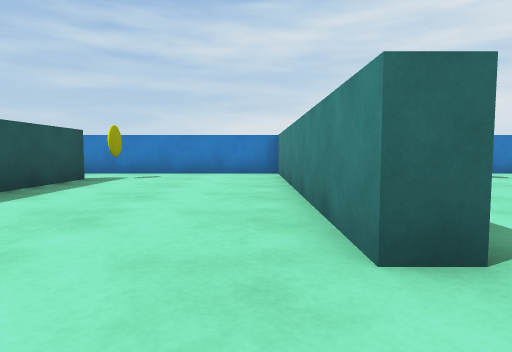
View 1 (above)

16 first-person views from a walk through a scene from a Unity 3-D project. The camera is 0.54 m above the floor, tilts 4° down and sees 75° across. The floor is counted in squares, 1 m on a side. Each view is taken from the middle of a square. On the plan, view 1 faces up. The plan holds only what a view shows up to about 9 squares ahead; the rest is blank. The place goes on beyond the plan. The player character is not drawn. Surface patterns are stand-ins for the level's own textures.

View 2
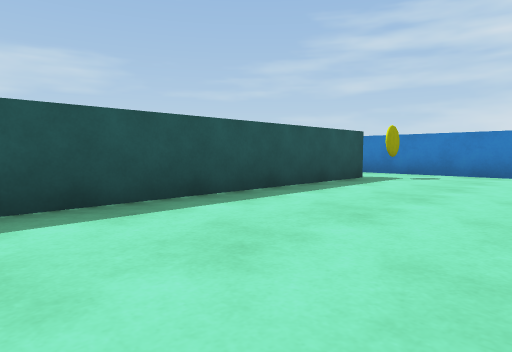

View 3
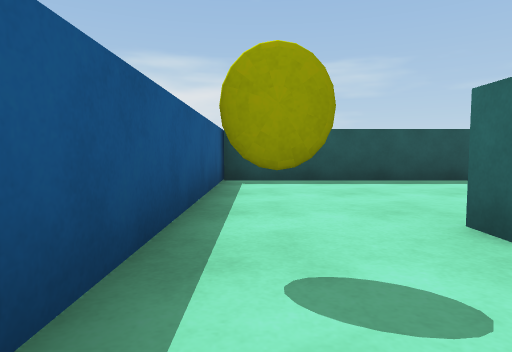

View 4
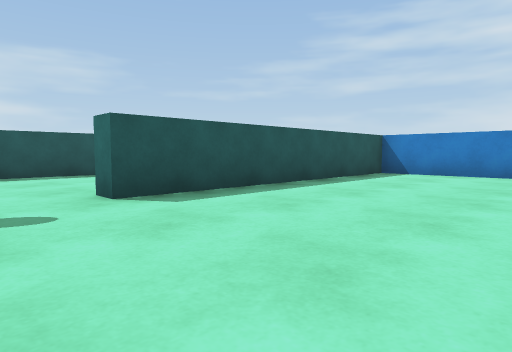

View 5
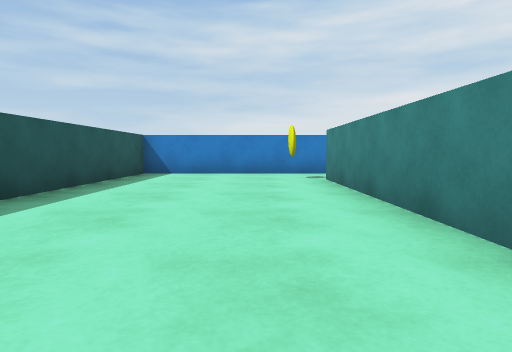

View 6
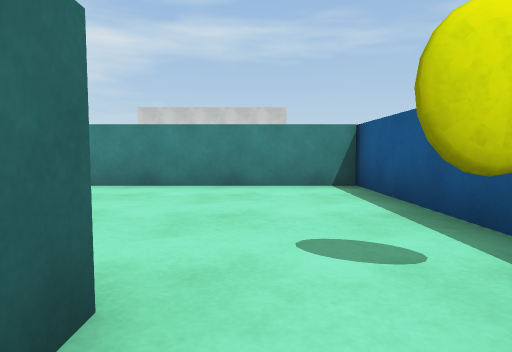

View 7
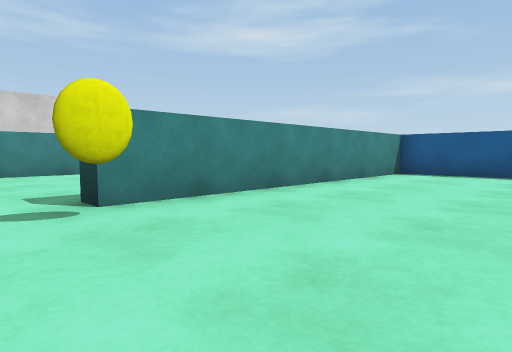

View 8
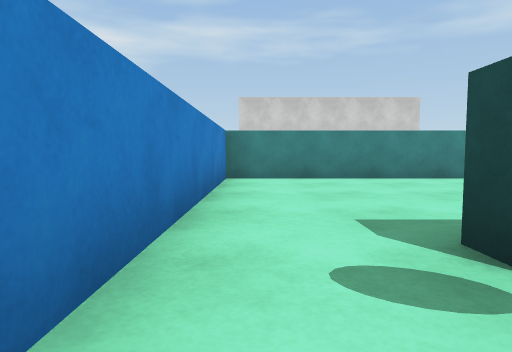

View 9
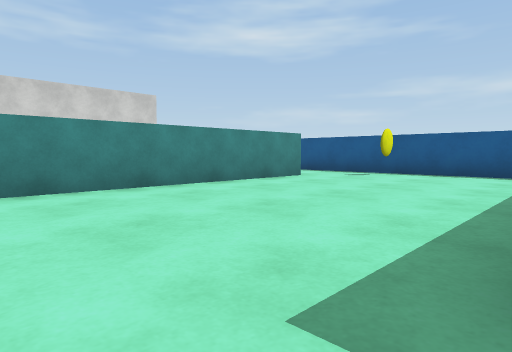

View 10
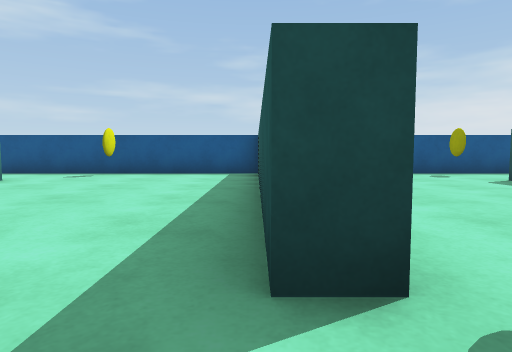

View 11
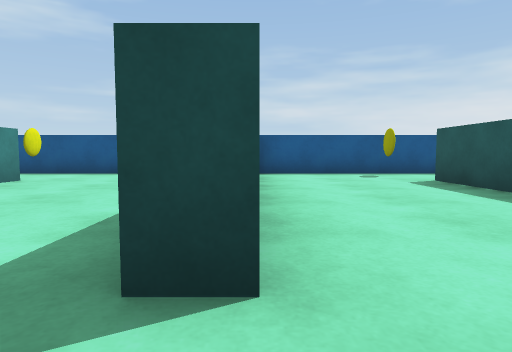

View 12
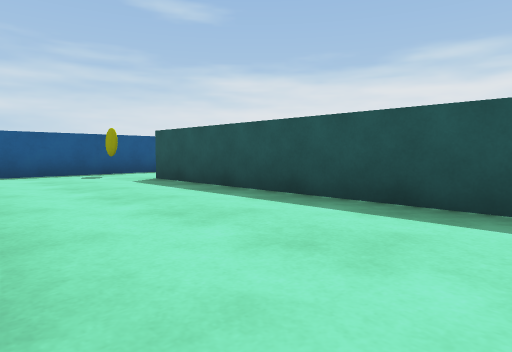

View 13
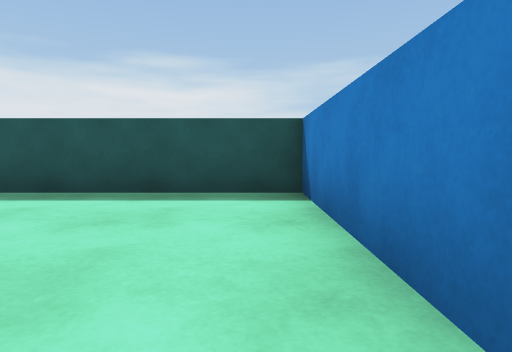

View 14
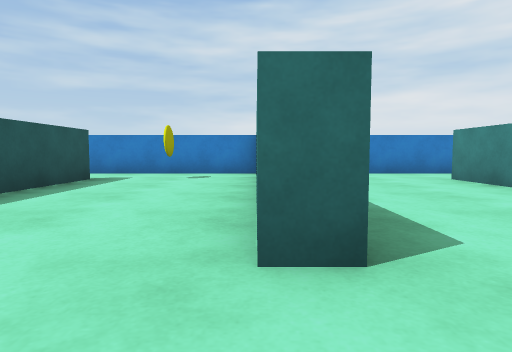

View 15
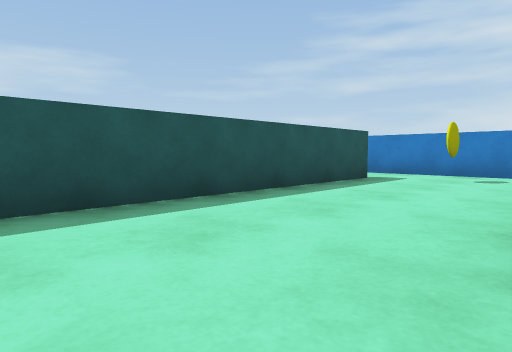

View 16
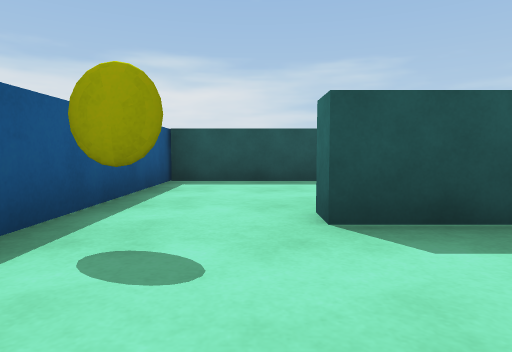

### Floor plan
Points are (right, up) in squares from view 1. A wall is a line through its corners. A room is listed if a view was taken in it or the views show most of it. See-through windows are left out.
Room 1 (views 1, 2, 6, 11, 12, 13)
walls: (-4, 6.8) (-3.5, 6.8) (-3.5, -0.6); (0.6, 1.5) (0.6, 8.4); (-3.8, -0.7) (0.4, -0.7); (0.6, 8.6) (-4.6, 8.6)
ways out: opening at (1, 1) to room 2; opening at (-3.5, 8) to room 5
Room 2 (views 3, 4, 5, 7, 8)
walls: (5.5, 8.6) (1.1, 8.6) (1.1, 1.5) (0.6, 1.5); (0.4, -0.7) (5.4, -0.7) (5.4, 6.8)
ways out: opening at (1, 1) to room 1; opening at (6, 8) to room 3
Room 3 (views 9, 10)
walls: (10.9, 1.5) (10.9, 8.6) (5.5, 8.6); (5.4, 6.8) (5.9, 6.8) (5.9, 2); (5.9, -0.7) (11.5, -0.7)
ways out: opening at (6, 8) to room 2
Room 4 (views 14, 15)
walls: (-11.4, 6.9) (-11.4, -0.7) (-7.4, -0.7); (-7.9, 8.6) (-12.4, 8.6)
ways out: opening at (-8, 1) to room 5; opening at (-12, 7.5)
Room 5 (view 16)
walls: (-4, 5.1) (-4, 6.8); (-4.6, 8.6) (-7.5, 8.6) (-7.5, 1.5) (-8, 1.5); (-7.4, -0.7) (-3.9, -0.7)
ways out: opening at (-3.5, 8) to room 1; opening at (-8, 1) to room 4

Positions as (right, up) in squares from view 1, and headings:
1: (0, 0), facing up
2: (0, 0), facing up-left
3: (3, 0), facing left
4: (5, 0), facing up-left
5: (4, 0), facing up
6: (0, 1), facing right
7: (2, 8), facing down-right
8: (4, 8), facing right
9: (6, 8), facing down-right
10: (6, 8), facing down
11: (-4, 8), facing down
12: (-4, 8), facing down-left
13: (-3, 8), facing left
14: (-8, 0), facing up
15: (-8, 0), facing up-left
16: (-5, 1), facing left
